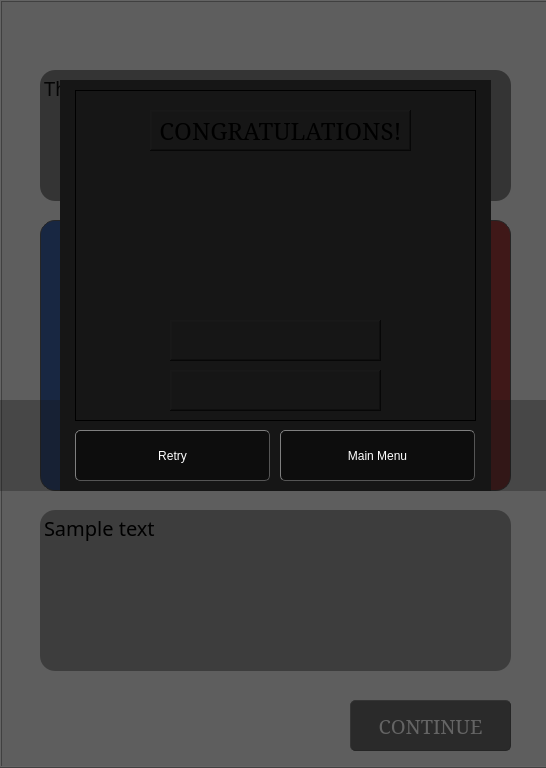
<?xml version="1.0" encoding="UTF-8"?>
<ui version="4.0">
 <class>TrueOrFalse</class>
 <widget class="QDialog" name="TrueOrFalse">
  <property name="geometry">
   <rect>
    <x>0</x>
    <y>0</y>
    <width>546</width>
    <height>768</height>
   </rect>
  </property>
  <property name="windowTitle">
   <string>Dialog</string>
  </property>
  <widget class="QLabel" name="lblBackground">
   <property name="geometry">
    <rect>
     <x>0</x>
     <y>0</y>
     <width>601</width>
     <height>768</height>
    </rect>
   </property>
   <property name="styleSheet">
    <string notr="true">background-image: url(:/bGrounds/backgrounds/trueFalse.jpg);
</string>
   </property>
   <property name="frameShape">
    <enum>QFrame::Box</enum>
   </property>
   <property name="frameShadow">
    <enum>QFrame::Raised</enum>
   </property>
   <property name="text">
    <string/>
   </property>
   <property name="scaledContents">
    <bool>true</bool>
   </property>
  </widget>
  <widget class="QPlainTextEdit" name="plainTextEdit_Questions">
   <property name="geometry">
    <rect>
     <x>40</x>
     <y>70</y>
     <width>471</width>
     <height>131</height>
    </rect>
   </property>
   <property name="font">
    <font>
     <family>Sans Serif</family>
     <pointsize>15</pointsize>
    </font>
   </property>
   <property name="styleSheet">
    <string notr="true">  border-radius: 15px;
background-color: rgba(35, 35, 35,140);</string>
   </property>
   <property name="frameShape">
    <enum>QFrame::WinPanel</enum>
   </property>
   <property name="frameShadow">
    <enum>QFrame::Raised</enum>
   </property>
   <property name="plainText">
    <string>This is a text

</string>
   </property>
   <property name="textInteractionFlags">
    <set>Qt::NoTextInteraction</set>
   </property>
  </widget>
  <widget class="QPushButton" name="pushButton_True">
   <property name="geometry">
    <rect>
     <x>40</x>
     <y>220</y>
     <width>231</width>
     <height>271</height>
    </rect>
   </property>
   <property name="font">
    <font>
     <family>Serif</family>
     <pointsize>37</pointsize>
    </font>
   </property>
   <property name="cursor">
    <cursorShape>PointingHandCursor</cursorShape>
   </property>
   <property name="styleSheet">
    <string notr="true">QPushButton:hover#pushButton_True{
background-color: rgba(0, 85, 190,210);
 border: 3px solid #555;
	border-color: rgb(43, 43, 43);
    border-radius: 15px;
    border-style: outset;
	font: 30pt &quot;Serif&quot;;
	color: rgb(255, 255, 255);
 }
QPushButton:!hover#pushButton_True{

    border-radius: 15px;
    border-style: inset;
border: 1px solid #555;
    padding: 5px;
	background-color: rgba(0, 48, 144,200);
 }

   
</string>
   </property>
   <property name="text">
    <string>TRUE</string>
   </property>
  </widget>
  <widget class="QPushButton" name="pushButton_False">
   <property name="geometry">
    <rect>
     <x>280</x>
     <y>220</y>
     <width>231</width>
     <height>271</height>
    </rect>
   </property>
   <property name="font">
    <font>
     <family>Serif</family>
     <pointsize>30</pointsize>
    </font>
   </property>
   <property name="cursor">
    <cursorShape>PointingHandCursor</cursorShape>
   </property>
   <property name="styleSheet">
    <string notr="true">QPushButton:hover#pushButton_False{
	
 border: 3px solid #555;
	border-color: rgb(43, 43, 43);
    border-radius: 15px;
    border-style: outset;
	font: 25pt &quot;Serif&quot;;
	
	background-color: rgba(207, 0, 0,220);
 }
QPushButton:!hover#pushButton_False{

    border-radius: 15px;
    border-style: inset;
border: 1px solid #555;
    padding: 5px;
	background-color: rgba(132, 0, 0,200);
 }

   
</string>
   </property>
   <property name="text">
    <string>FALSE</string>
   </property>
  </widget>
  <widget class="QPlainTextEdit" name="plainTextEdit_Trivia">
   <property name="geometry">
    <rect>
     <x>40</x>
     <y>510</y>
     <width>471</width>
     <height>161</height>
    </rect>
   </property>
   <property name="font">
    <font>
     <family>Sans Serif</family>
     <pointsize>15</pointsize>
    </font>
   </property>
   <property name="styleSheet">
    <string notr="true">  border-radius: 15px;
background-color: rgba(35, 35, 35,140);</string>
   </property>
   <property name="plainText">
    <string>Sample text
</string>
   </property>
   <property name="textInteractionFlags">
    <set>Qt::NoTextInteraction</set>
   </property>
  </widget>
  <widget class="QPushButton" name="pushButton_Continue">
   <property name="geometry">
    <rect>
     <x>350</x>
     <y>700</y>
     <width>161</width>
     <height>51</height>
    </rect>
   </property>
   <property name="font">
    <font>
     <family>Serif</family>
     <pointsize>15</pointsize>
     <weight>50</weight>
     <italic>false</italic>
     <bold>false</bold>
    </font>
   </property>
   <property name="styleSheet">
    <string notr="true">
 QPushButton:hover#pushButton_Continue{
;background-color: rgba(0,0,0, 200);

  border: 2px solid #555;
    
    border-style: inset;
	font: 17pt &quot;Serif&quot;;
	color: rgb(255, 255, 255);
 }
QPushButton:!hover#pushButton_Continue{
 border: 1px solid #555;
    border-radius: 5px;
    border-style: outset;
    padding: 5px;
	color: rgb(255, 255, 255);
	font: 15pt &quot;Serif&quot;;
	;;background-color: rgba(0,0,0, 150);

 }

   
</string>
   </property>
   <property name="text">
    <string>CONTINUE</string>
   </property>
  </widget>
  <widget class="QLabel" name="Heart2">
   <property name="geometry">
    <rect>
     <x>60</x>
     <y>10</y>
     <width>51</width>
     <height>41</height>
    </rect>
   </property>
   <property name="styleSheet">
    <string notr="true">background-repeat:no-repeat;
background-image: url(:/bGrounds/backgrounds/h11.png);</string>
   </property>
   <property name="text">
    <string/>
   </property>
  </widget>
  <widget class="QLabel" name="heart1">
   <property name="geometry">
    <rect>
     <x>20</x>
     <y>10</y>
     <width>51</width>
     <height>41</height>
    </rect>
   </property>
   <property name="styleSheet">
    <string notr="true">background-repeat:no-repeat;
background-image: url(:/bGrounds/backgrounds/h11.png);</string>
   </property>
   <property name="text">
    <string/>
   </property>
  </widget>
  <widget class="QLabel" name="Heart3">
   <property name="geometry">
    <rect>
     <x>100</x>
     <y>10</y>
     <width>51</width>
     <height>41</height>
    </rect>
   </property>
   <property name="styleSheet">
    <string notr="true">background-repeat:no-repeat;
background-image: url(:/bGrounds/backgrounds/h11.png);</string>
   </property>
   <property name="text">
    <string/>
   </property>
  </widget>
  <widget class="QWidget" name="widget" native="true">
   <property name="geometry">
    <rect>
     <x>60</x>
     <y>80</y>
     <width>431</width>
     <height>411</height>
    </rect>
   </property>
   <property name="styleSheet">
    <string notr="true">background-color: rgb(22, 22, 22);</string>
   </property>
   <widget class="QLabel" name="trophy_gif">
    <property name="geometry">
     <rect>
      <x>15</x>
      <y>10</y>
      <width>401</width>
      <height>331</height>
     </rect>
    </property>
    <property name="styleSheet">
     <string notr="true">background-image: url(:/bGrounds/backgrounds/trophy.gif);</string>
    </property>
    <property name="frameShape">
     <enum>QFrame::Box</enum>
    </property>
    <property name="text">
     <string/>
    </property>
   </widget>
   <widget class="QPushButton" name="pushButton_MainMenu">
    <property name="geometry">
     <rect>
      <x>220</x>
      <y>350</y>
      <width>195</width>
      <height>51</height>
     </rect>
    </property>
    <property name="cursor">
     <cursorShape>PointingHandCursor</cursorShape>
    </property>
    <property name="styleSheet">
     <string notr="true">
 QPushButton:hover#pushButton_MainMenu{
;background-color: rgba(0,0,0, 200);

  border: 2px solid #555;
    
    border-style: inset;
	font: 18pt &quot;Serif&quot;;
	color: rgb(255, 255, 255);
 }
QPushButton:!hover#pushButton_MainMenu{
 border: 1px solid #555;
    border-radius: 5px;
    border-style: outset;
    padding: 5px;
	color: rgb(255, 255, 255);
	font: 15pt &quot;Serif&quot;;
	;;background-color: rgba(0,0,0, 100);

 }

   
</string>
    </property>
    <property name="text">
     <string>Main Menu</string>
    </property>
   </widget>
   <widget class="QPushButton" name="pushButton_Retry">
    <property name="geometry">
     <rect>
      <x>15</x>
      <y>350</y>
      <width>195</width>
      <height>51</height>
     </rect>
    </property>
    <property name="cursor">
     <cursorShape>PointingHandCursor</cursorShape>
    </property>
    <property name="styleSheet">
     <string notr="true">
 QPushButton:hover{
;background-color: rgba(0,0,0, 200);

  border: 2px solid #555;
    
    border-style: inset;
	font: 22pt &quot;Serif&quot;;
	color: rgb(255, 255, 255);
 }
QPushButton:!hover{
 border: 1px solid #555;
    border-radius: 5px;
    border-style: outset;
    padding: 5px;
	color: rgb(255, 255, 255);
	font: 15pt &quot;Serif&quot;;
	;;background-color: rgba(0,0,0, 100);

 }

   
</string>
    </property>
    <property name="text">
     <string>Retry</string>
    </property>
   </widget>
   <widget class="QLabel" name="label_CorrectAnswer">
    <property name="geometry">
     <rect>
      <x>110</x>
      <y>290</y>
      <width>211</width>
      <height>41</height>
     </rect>
    </property>
    <property name="font">
     <font>
      <family>Serif</family>
      <pointsize>18</pointsize>
     </font>
    </property>
    <property name="frameShape">
     <enum>QFrame::WinPanel</enum>
    </property>
    <property name="frameShadow">
     <enum>QFrame::Raised</enum>
    </property>
    <property name="text">
     <string/>
    </property>
   </widget>
   <widget class="QLabel" name="label_WrongAnswers">
    <property name="geometry">
     <rect>
      <x>110</x>
      <y>240</y>
      <width>211</width>
      <height>41</height>
     </rect>
    </property>
    <property name="font">
     <font>
      <family>Serif</family>
      <pointsize>18</pointsize>
     </font>
    </property>
    <property name="frameShape">
     <enum>QFrame::WinPanel</enum>
    </property>
    <property name="frameShadow">
     <enum>QFrame::Raised</enum>
    </property>
    <property name="text">
     <string/>
    </property>
   </widget>
   <widget class="QLabel" name="label_Score">
    <property name="geometry">
     <rect>
      <x>90</x>
      <y>30</y>
      <width>261</width>
      <height>41</height>
     </rect>
    </property>
    <property name="font">
     <font>
      <family>Serif</family>
      <pointsize>18</pointsize>
     </font>
    </property>
    <property name="frameShape">
     <enum>QFrame::WinPanel</enum>
    </property>
    <property name="frameShadow">
     <enum>QFrame::Raised</enum>
    </property>
    <property name="text">
     <string>CONGRATULATIONS!</string>
    </property>
    <property name="alignment">
     <set>Qt::AlignCenter</set>
    </property>
   </widget>
   <zorder>pushButton_MainMenu</zorder>
   <zorder>pushButton_Retry</zorder>
   <zorder>trophy_gif</zorder>
   <zorder>label_CorrectAnswer</zorder>
   <zorder>label_WrongAnswers</zorder>
   <zorder>label_Score</zorder>
  </widget>
  <widget class="QLabel" name="labelResults">
   <property name="geometry">
    <rect>
     <x>-10</x>
     <y>400</y>
     <width>561</width>
     <height>91</height>
    </rect>
   </property>
   <property name="font">
    <font>
     <family>Serif</family>
     <pointsize>40</pointsize>
    </font>
   </property>
   <property name="styleSheet">
    <string notr="true">background-color: rgba(43, 43, 43,80);
</string>
   </property>
   <property name="text">
    <string/>
   </property>
  </widget>
  <widget class="QLabel" name="labelIconCorrect">
   <property name="geometry">
    <rect>
     <x>400</x>
     <y>410</y>
     <width>81</width>
     <height>71</height>
    </rect>
   </property>
   <property name="styleSheet">
    <string notr="true"/>
   </property>
   <property name="text">
    <string/>
   </property>
  </widget>
  <widget class="QLabel" name="labelIconWrong">
   <property name="geometry">
    <rect>
     <x>370</x>
     <y>410</y>
     <width>81</width>
     <height>71</height>
    </rect>
   </property>
   <property name="styleSheet">
    <string notr="true"/>
   </property>
   <property name="text">
    <string/>
   </property>
  </widget>
  <widget class="QLabel" name="label_darkeffects">
   <property name="geometry">
    <rect>
     <x>-10</x>
     <y>-10</y>
     <width>561</width>
     <height>791</height>
    </rect>
   </property>
   <property name="styleSheet">
    <string notr="true">background-color: rgba(8, 8, 8,160);</string>
   </property>
   <property name="text">
    <string/>
   </property>
   <property name="scaledContents">
    <bool>true</bool>
   </property>
  </widget>
  <zorder>lblBackground</zorder>
  <zorder>plainTextEdit_Questions</zorder>
  <zorder>pushButton_True</zorder>
  <zorder>pushButton_False</zorder>
  <zorder>pushButton_Continue</zorder>
  <zorder>Heart2</zorder>
  <zorder>heart1</zorder>
  <zorder>Heart3</zorder>
  <zorder>labelResults</zorder>
  <zorder>labelIconCorrect</zorder>
  <zorder>labelIconWrong</zorder>
  <zorder>label_darkeffects</zorder>
  <zorder>plainTextEdit_Trivia</zorder>
  <zorder>widget</zorder>
 </widget>
 <resources/>
 <connections/>
</ui>
